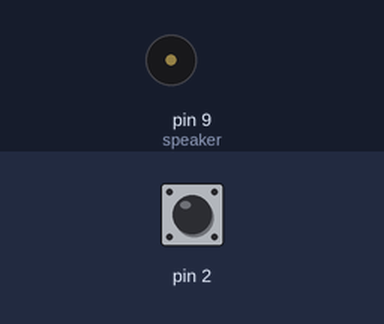
Simulated run of this sketch. Board: Arduino Uno, built with avr-gcc and run on an emulated ATmega328P. Shown: buzzer (waves = sounding). Inputs (shaded band) come from the test bench; at power-on: pin 2 HIGH.

Above: at 1.4 s.
1.5 s: pin 2 pulled LOW for 0.35 s
At 1.85 s:
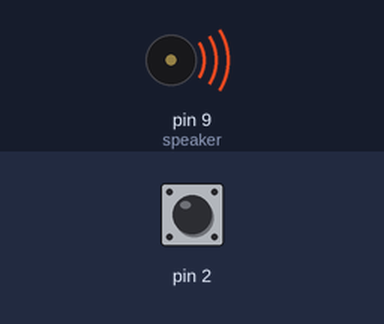
3.4 s: pin 2 pulled LOW for 3.2 s
At 7.5 s:
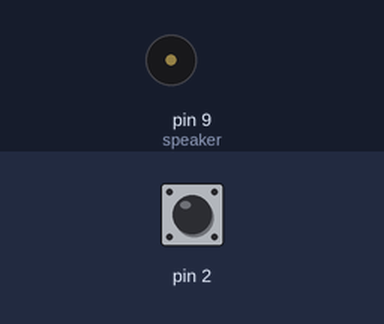
Timing chart, 0 to 9.0 s (numbered marks = the images above; inputs shaded):
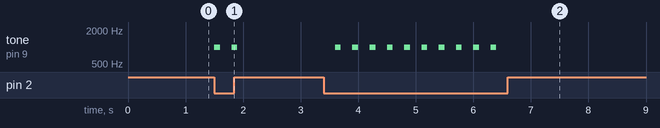

Measured:
- after the input at 1.5 s, tone on pin 9 (speaker): alternates 1000 Hz for 0.10 s and silent for 0.20 s, 4 changes in all, then stays silent, starting at once
- after the input at 3.4 s, tone on pin 9 (speaker): alternates 1000 Hz for 0.10 s and silent for 0.20 s, 20 changes in all, then stays silent, starting after 0.20 s

The sketch:

Tilt_alarm.ino
```cpp
// Tilt_alarm.ino
int speaker = 9;
void setup()
{ pinMode(speaker, OUTPUT);
pinMode(2, INPUT_PULLUP);
}
void loop()
{ if(digitalRead(2) == LOW)
{ tone(speaker,1000,100);
}
delay(300);
}
```
